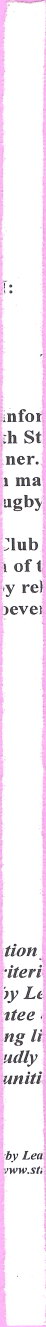
#> input picture testImages/out/0.png, 228 x 6635 px, given in place of first.png, which was not available (shown at 1/5 size)
$ python extractShreds.py
#> lines starting #> are read from the running program, lines starting #| are printed output that depends on the picture; after the words box and inside, x2 and y2 are one past the last pixel; in counts of white or black regions, pixels touching at a corner belong together; pictures that were not available may be replaced by others from this repository, and a replacement may not be noted
import cv2
import numpy as np


def viewImage(image):
    # Helper function to display an image in a small window
    cv2.namedWindow('Display', cv2.WINDOW_NORMAL)
    cv2.imshow('Display', image)
    cv2.waitKey(0)
    cv2.destroyAllWindows()


# https://stackoverflow.com/questions/47899132/edge-detection-on-colored-background-using-opencv
# Step 1: Convert the image from BGR (blue,green,red) into HSV (hue,saturation,value)
# Step 2: We threshold the saturation channel (contains the colour background)
# Step 3: Find the max size contour (i.e. ignore the small occurances of edge detection)
def getContours(image, numShreds):

    # Convert to hsv-space, then split the channels
    hsv = cv2.cvtColor(image, cv2.COLOR_BGR2HSV)
    h,s,v = cv2.split(hsv)

    # Threshold the S channel using adaptive method(`THRESH_OTSU`) or fixed thresh
    th, threshed = cv2.threshold(s, 50, 255, cv2.THRESH_BINARY_INV)

    # Find all the external contours on the threshed S
    contours = cv2.findContours(threshed, cv2.RETR_EXTERNAL, cv2.CHAIN_APPROX_SIMPLE)[-2]
    contours = sorted(contours, key = cv2.contourArea, reverse=True)

    # Return all the shred contours (ignores the bigger rectangle and smaller particles)
    return contours[1:numShreds + 1]


def getShredContour(shred):
    # Helper function used in case a shred needs to generate a new contour
    hsv = cv2.cvtColor(shred, cv2.COLOR_BGR2HSV)
    h,s,v = cv2.split(hsv)
    th, threshed = cv2.threshold(s, 50, 255, cv2.THRESH_BINARY_INV)
    contours = cv2.findContours(threshed, cv2.RETR_EXTERNAL, cv2.CHAIN_APPROX_SIMPLE)[-2]
    contours = sorted(contours, key = cv2.contourArea, reverse=True)
    return contours[0]


# https://www.pyimagesearch.com/2014/08/25/4-point-opencv-getperspective-transform-example/
def order_points(pts):
	# First entry in the list is the top-left, second entry is the top-right,
    # third is the bottom-right, and the fourth is the bottom-left
	rect = np.zeros((4, 2), dtype = "float32")

    # The top-left point will have the smallest sum, whereas the bottom-right
    # point will have the largest sum
	s = pts.sum(axis = 1)
    # Point offset is to attempt to stretch content to edges
	rect[0] = pts[np.argmin(s)] + 5
	rect[2] = pts[np.argmax(s)]

	# Compute the difference between the points, the top-right point will have
    # the smallest difference, the bottom-left will have the largest difference
	diff = np.diff(pts, axis = 1)
    # Point offset is to attempt to stretch content to edges
	rect[1] = pts[np.argmin(diff)] + 5
	rect[3] = pts[np.argmax(diff)]

	# Return the reordered coordinates
	return rect


# https://www.pyimagesearch.com/2014/08/25/4-point-opencv-getperspective-transform-example/
def four_point_transform(image, pts):
    # Set points to a specific order
	rect = order_points(pts)
	(tl, tr, br, bl) = rect

	# Compute width of the new image, which contains a maximum distance between
    # bottom-right and bottom-left x-coordiates or the top-right and top-left
    # x-coordinates
	widthA = np.sqrt(((br[0] - bl[0]) ** 2) + ((br[1] - bl[1]) ** 2))
	widthB = np.sqrt(((tr[0] - tl[0]) ** 2) + ((tr[1] - tl[1]) ** 2))
	maxWidth = max(int(widthA), int(widthB))

	# Compute height of the new image, which contains a maximum distance between
    # the top-right and bottom-right y-coordinates or the top-left and
    # bottom-left y-coordinates
	heightA = np.sqrt(((tr[0] - br[0]) ** 2) + ((tr[1] - br[1]) ** 2))
	heightB = np.sqrt(((tl[0] - bl[0]) ** 2) + ((tl[1] - bl[1]) ** 2))
	maxHeight = max(int(heightA), int(heightB))

	# With the dimensions of the new image, construct the set of destination
    # points to obtain a top down/unwarped view of the image specifying points
	# in the top-left, top-right, bottom-right, and bottom-left order
    # Width offset is to attempt to stretch content to edges
	dst = np.array([[0, 0],
		            [maxWidth + 10, 0],
		            [maxWidth + 10, maxHeight - 2],
		            [0, maxHeight - 2]], dtype = "float32")

	# Compute the perspective transform matrix and then apply it
	M = cv2.getPerspectiveTransform(rect, dst)
	unwarped = cv2.warpPerspective(image, M, (maxWidth, maxHeight))

    # Return the unwarped image
	return unwarped


def getShreds(image, contours):
    shreds = []
    # Iterater over each shred edge outline
    for i in contours:
        # Generate the points for each of the four corners of the contour
        rc = cv2.minAreaRect(i)
        box = cv2.boxPoints(rc)
        pts = np.float32([(box[1][0],box[1][1]),(box[2][0],box[2][1]), \
              (box[0][0],box[0][1]),(box[3][0],box[3][1])])
        crop  = image.copy()
        # Perspective transform (straighen) the shred and crop it
        unwarped = four_point_transform(crop, pts)
        shreds.append(unwarped)
    return shreds


if __name__ == '__main__':
    # Get the count for the amount of shreds on each scanned sheet
    print("How many shreds for the first image: ", end="")
    first = int(input())
#> the answer given: 3
    print("How many shreds for the second image: ", end="")
    second = int(input())
#> the answer given: 3

    # Set the path to the scanned sheets
    path1 = "../testImages/first.png"
    path2 = "../testImages/second.png"

    # Read both of the images
    image1 = cv2.imread(path1)
#> image1 is the input picture: shape (6635, 228, 3); mean B, G, R 244.3, 236.3, 245.2
    image2 = cv2.imread(path2)
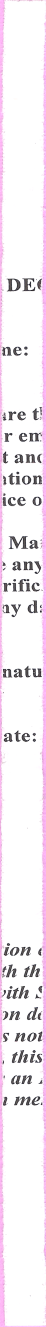
#> input picture testImages/out/1.png, 228 x 6635 px, given in place of second.png, which was not available (shown at 1/5 size)
#> image2 is the input picture: shape (6635, 228, 3); mean B, G, R 243.1, 237, 244

    # Using edge detection, generate the contours around each shred
    contours1 = getContours(image1, first)
#> in getContours, `hsv = cv2.cvtColor(image, cv2.COLOR_BGR2HSV)`: hsv: shape (6635, 228, 3); mean H, S, V 42.5, 10.8, 245.5
#> in getContours, `th, threshed = cv2.threshold(s, 50, 255, cv2.THRESH_BINARY_INV)`:
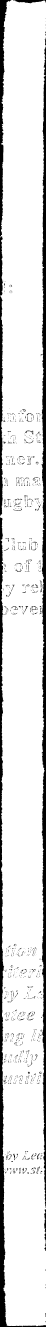
#> threshed: shape (6635, 228) (shown at 1/5 size); 88% white; 1058 black regions (803 under 20 px)
#> in getContours, `contours = cv2.findContours(threshed, cv2.RETR_EXTERNAL, cv2.CHAIN_APP..`: contours = 14 contours, 13 with area under 20; largest, box (x1, y1, x2, y2) and area: (0, 0, 228, 6634) 1339469
#> contours1 = 3 contours, all with area under 20
    contours2 = getContours(image2, second)
#> call 2 of getContours, with numShreds = 3
#> in getContours (call 2), `hsv = cv2.cvtColor(image, cv2.COLOR_BGR2HSV)`: hsv: shape (6635, 228, 3); mean H, S, V 35.3, 8.9, 244.2
#> in getContours (call 2), `h,s,v = cv2.split(hsv)`:
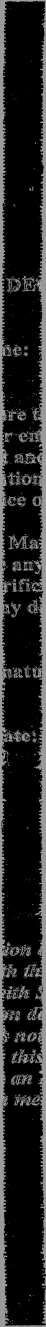
#> h: shape (6635, 228) (shown at 1/5 size); min 0, max 179, mean 35.3
#> in getContours (call 2), `th, threshed = cv2.threshold(s, 50, 255, cv2.THRESH_BINARY_INV)`:
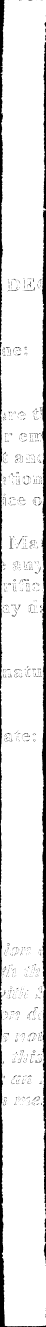
#> threshed: shape (6635, 228) (shown at 1/5 size); 90.5% white; 1235 black regions (1003 under 20 px)
#> in getContours (call 2), `contours = cv2.findContours(threshed, cv2.RETR_EXTERNAL, cv2.CHAIN_APP..`: contours = 15 contours, 14 with area under 20; largest, box (x1, y1, x2, y2) and area: (0, 0, 228, 6634) 1376557
#> contours2 = 3 contours, all with area under 20

    demo1 = image1.copy()
    cv2.drawContours(demo1, contours1, -1, (0, 255, 0), 10)
#> demo1: shape (6635, 228, 3); 0.02% of pixels changed, all inside (x1, y1, x2, y2) = (1, 981, 228, 6175)
    cv2.imwrite(f"../testImages/demoContour1.png", demo1)

    demo2 = image2.copy()
    cv2.drawContours(demo2, contours2, -1, (0, 255, 0), 10)
#> demo2: shape (6635, 228, 3); 0.01% of pixels changed, all inside (x1, y1, x2, y2) = (9, 5585, 228, 6635)
    cv2.imwrite(f"../testImages/demoContour2.png", demo2)

    # Unwarp and separate each shred into its own image
    shreds1 = getShreds(image1, contours1)
#> the loop in getShreds, `for i in contours:` made 3 passes
#> (i, rc, box, pts, tl in four_point_transform, tr in four_point_transform) on passes 1 to 2: ([[6, 986], [6, 987], [7, 988], [7, 987]], ((6.5, 987), (0.707, 2.12), -45), [[7, 988], [5.5, 986.5], [6, 986], [7.5, 987.5]], [[5.5, 986.5], [6, 986], [7, 988], [7.5, 987.5]], [10.5, 991.5], [11, 991]), ([[9, 5473], [9, 5474], [10, 5474]], ((9.25, 5473.8), (0.707, 1.41), -45), [[9.5, 5474.5], [8.5, 5473.5], [9, 5473], [10, 5474]], [[8.5, 5473.5], [9, 5473], [9.5, 5474.5], [10, 5474]], [13.5, 5478.5], [14, 5478])
#> (rc, pts, tr in four_point_transform, widthA in four_point_transform, widthB in four_point_transform, maxWidth in four_point_transform) on pass 3: (((226, 6169), (0, 0), -90), [[226, 6169], [226, 6169], [226, 6169], [226, 6169]], [231, 6174], 0, 0, 0)
#> after the loop in getShreds, `for i in contours:`: shreds = 3 items
#> shreds1 = 3 items
    shreds2 = getShreds(image2, contours2)
#> the loop in getShreds (call 2), `for i in contours:` made 3 passes
#> (rc, pts, tr in four_point_transform, widthA in four_point_transform, widthB in four_point_transform, maxWidth in four_point_transform) on passes 2 to 3: (((54, 6632), (0, 0), -90), [[54, 6632], [54, 6632], [54, 6632], [54, 6632]], [59, 6637], 0, 0, 0), (((14, 6378), (0, 0), -90), [[14, 6378], [14, 6378], [14, 6378], [14, 6378]], [19, 6383], 0, 0, 0)
#> (i, rc, box, pts, tl in four_point_transform, tr in four_point_transform) on pass 1: ([[225, 5590], [227, 5592], [227, 5590]], ((226.5, 5590.5), (1.41, 2.83), -45), [[227, 5592], [225, 5590], [226, 5589], [228, 5591]], [[225, 5590], [226, 5589], [227, 5592], [228, 5591]], [230, 5595], [231, 5594])
#> pass 3, in four_point_transform (call 6), `unwarped = cv2.warpPerspective(image, M, (maxWidth, maxHeight))`:
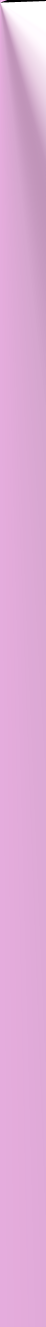
#> unwarped: shape (6635, 228, 3) (shown at 1/5 size); mean B, G, R 214.8, 171.2, 222.5
#> shreds2 = 3 items

    # Resize each shread to a uniform size and write each shred as a file
    uniformSize = (228, 6635)
    count = 0
    for i in shreds1:
        resized = cv2.resize(i, uniformSize, interpolation = cv2.INTER_AREA)
        cv2.imwrite(f"../testImages/out/{count}.png", resized)
        count += 1
#> this loop made 3 passes
#> pass 1, `resized = cv2.resize(i, uniformSize, interpolation = cv2.INTER_AREA)`:
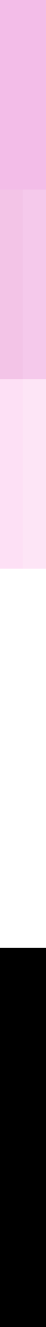
#> resized: shape (6635, 228, 3) (shown at 1/5 size); mean of channels 0, 1, 2 174.4, 160.6, 178.6; drawn as B, G, R
#> after the loop, count = 3
    for j in shreds2:
        resized = cv2.resize(j, uniformSize, interpolation = cv2.INTER_AREA)
        cv2.imwrite(f"../testImages/out/{count}.png", resized)
        count += 1
#> this loop made 3 passes
#> pass 1, `resized = cv2.resize(j, uniformSize, interpolation = cv2.INTER_AREA)`:
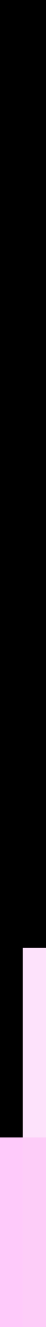
#> resized: shape (6635, 228, 3) (shown at 1/5 size); mean of channels 0, 1, 2 53.5, 45.2, 54.3; drawn as B, G, R
#> after the loop, count = 6
